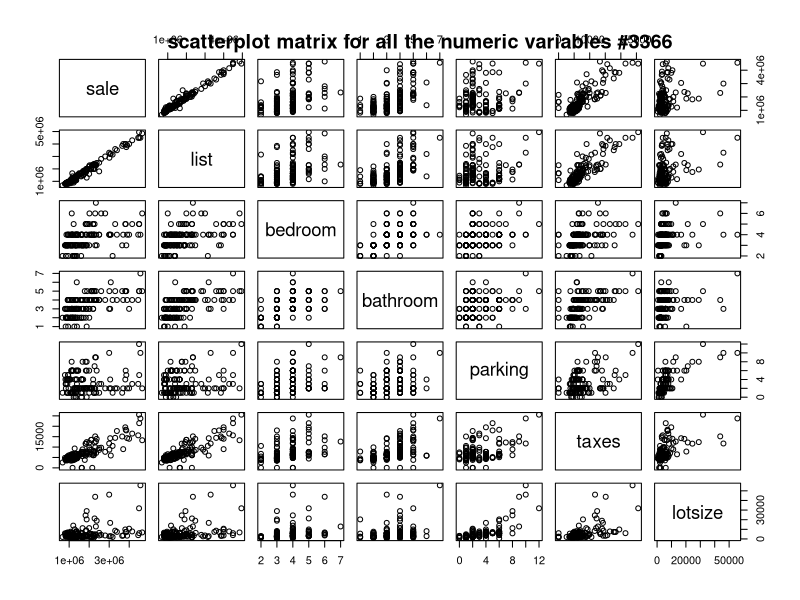
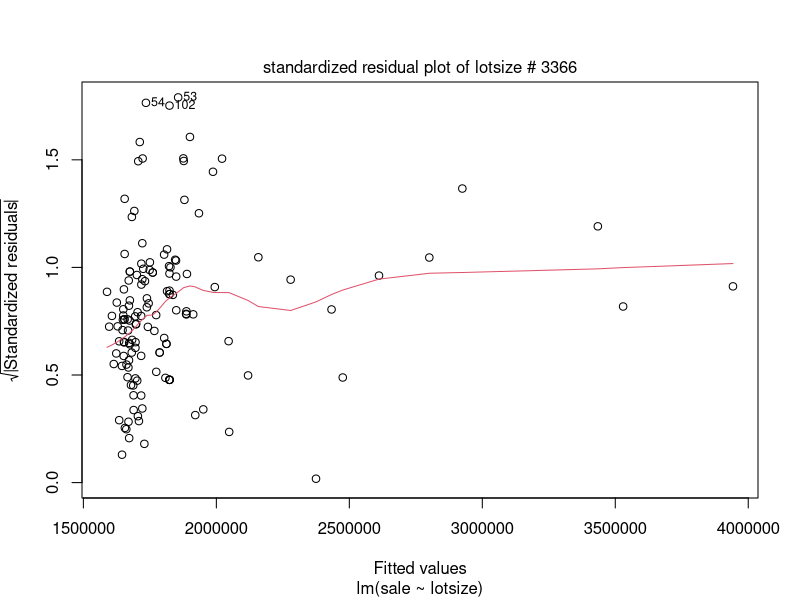
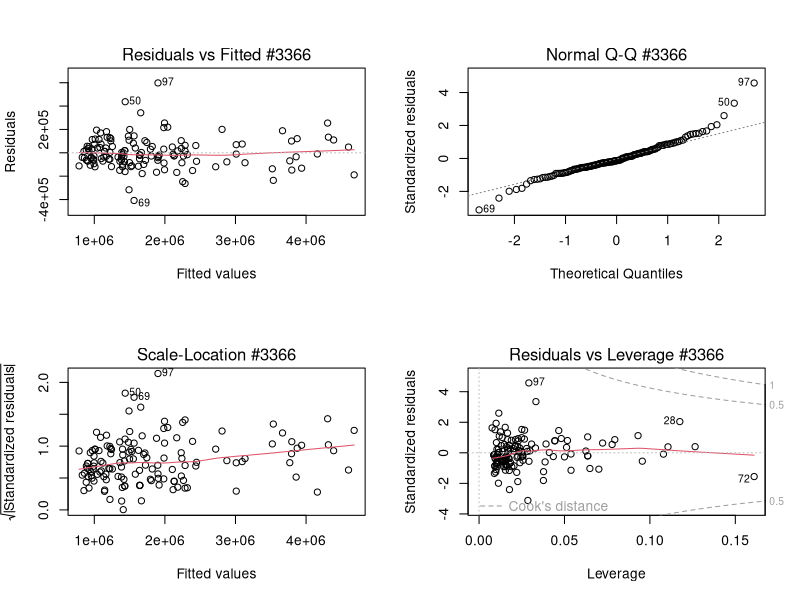

The R script that drew these images, in order:
## ---- chunk 1
library(tidyverse)
# load the libraries needed for the assignment
## ---- chunk 2
a3data_mxy <- read.csv("real203.csv")
# read the csv into the project
set.seed(1005703366)
a3random_mxy <- sample_n(a3data_mxy, 150, replace = FALSE, prob = NULL)
# set the seed my student number and randomly select 150 sample from the original data set
a3random_mxy$ID
# report the IDs of the sample selected
## ---- chunk 3
a3random_mxy <- a3random_mxy %>%
  mutate(lotsize = lotlength * lotwidth)
# create a new variable named 'lotsize'
a3random_mxy$lotlength <- NULL
a3random_mxy$lotwidth <- NULL
# replace 'lotlength' and 'lotwidth'
## ---- chunk 4
a3random_mxy$maxsqfoot <- NULL
# remove one predictor 'maxsqfoot'
a3selected_mxy <- a3random_mxy %>%
  filter(!is.na(parking)) %>%
  filter(!is.na(lotsize)) %>%
  filter(!is.na(taxes))
# remove the observations with NA values
# 9 observation removed and there are 141 observations left
## ---- chunk 5
a3numeric_mxy <- select(a3selected_mxy, -c(ID, location))
# create a data frame with only numeric variables
cor_matrix_mxy <- round(cor(a3numeric_mxy), 4)
cor_matrix_mxy
# produce the pairwise correlations matrix for all the numeric variables
## ---- chunk 6
pairs(a3numeric_mxy) + title(main = "scatterplot matrix for all the numeric variables #3366")
# produce the scatterplot matrix for all the numeric variables
## ---- chunk 7
mod_lotsizemxy <- lm(sale ~ lotsize, data = a3selected_mxy)
# create a model for predictor lotsize and sale price
plot(mod_lotsizemxy, 3, caption = list("1","2", "standardized residual plot of lotsize # 3366"))
# a plot of the (standardized) residuals for the model of lotsize and sale price
## ---- chunk 8
mod_allmxy <- lm(sale ~ list + bedroom + bathroom + parking + taxes + location + lotsize, data = a3selected_mxy)
summary(mod_allmxy)
# the additive linear regression model with all available predictors and the summary of the model
## ---- chunk 9
Predictors <- c("list", "bedroom", "bathroom", "parking", "taxes", "location", "lotsize")
Estimated_Coefficients <- c(0.8356, 7612.0000, 15620.0000, -22490.0000, 21.4200, 70270.0000, 2.1830)
P_values <- c(0.0000, 0.6042, 0.2515, 0.0233, 0.0001, 0.0848, 0.3343)
table_predictors_mxy <- data.frame(Predictors, Estimated_Coefficients, P_values)
# table_predictors_mxy[,'Estimated_Coefficients'] = format(round(table_predictors_mxy[,'Estimated_Coefficients'], 4), nsmall = 4)
print(table_predictors_mxy)
# create and print the table of estimated regression coefficients and the p-values for the corresponding t-tests for these coefficients
## ---- chunk 10
AICmod_mxy <- step(mod_allmxy, direction = "backward")
summary(AICmod_mxy)
# The AIC model using backward elimination
## ---- chunk 11
n <- 141
# number of data points in my selected data
BICmod_mxy <- step(mod_allmxy, direction = "backward", k=log(n))
summary(BICmod_mxy)
# The BIC model using backward elimination
## ---- chunk 12
par(mfrow=c(2,2))
plot(BICmod_mxy, caption = list("Residuals vs Fitted #3366", "Normal Q-Q #3366",
       "Scale-Location #3366", "Cook's distance", "Residuals vs Leverage #3366"))
# the 4 diagnostic plots of the model in III(iii), using a 2-by-2 layout, also changing the titles
## ---- chunk 13
set.seed(1005703366)
x <- seq(from=0.1, to=20, by=0.1)
error<-rchisq(200, 100)
y <- 500 + 0.4*(x-10)^3 + error
loesfit <- loess(y~x,span=0.7)
predict(lm(y~x), data.frame(x=12))
predict(loesfit,data.frame(x=12))
## ---- chunk 14
1-pf(2.917, 2, 15)
